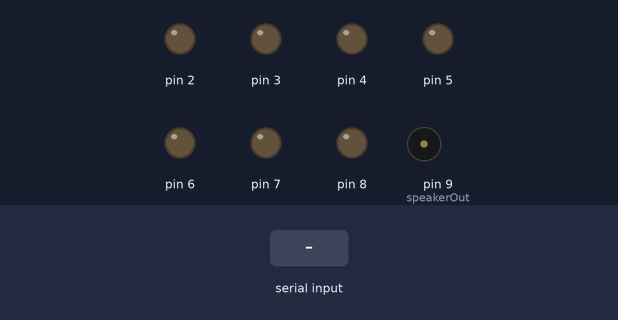
The sketch below on a simulated Arduino Uno, built with avr-gcc and run on an emulated ATmega328P. Shown: output pins drawn as LEDs (lit = HIGH), buzzer (waves = sounding, pin HIGH). The test bench sets the inputs (shaded band). What the sketch prints to the serial monitor is not drawn.

Above: at 1.2 s.
1.3 s: "5\n" received over Serial
At 1.9 s:
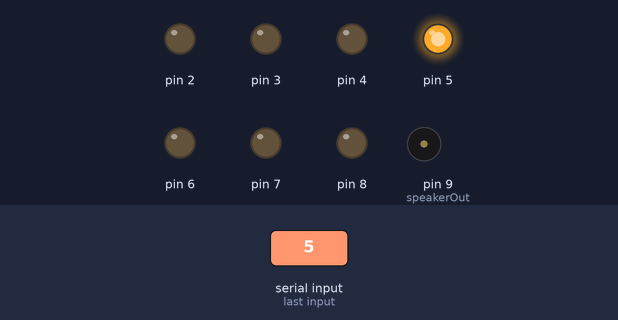
Timing chart, 0 to 4.3 s (numbered marks = the images above; inputs shaded):
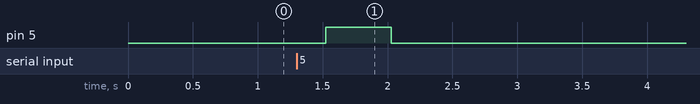

Measured:
- after the input at 1.3 s, pin 5: LOW → HIGH after 0.22 s, → LOW 0.50 s later

The sketch:

sketch_oct03a.ino
```cpp
#define  c     3830    // 261 Hz
#define  d     3400    // 294 Hz
#define  e     3038    // 329 Hz
#define  f     2864    // 349 Hz
#define  g     2550    // 392 Hz
#define  a     2272    // 440 Hz
#define  b     2028    // 493 Hz
#define  C     1912    // 523 Hz
#define  R     0

int speakerOut = 9;

long tempo = 10000;
int pause = 1000;
int rest_count = 100;

int tone_ = 0;
int beat = 0;
long duration  = 0;

void playTone(int tone_) {
  long elapsed_time = 0;
  if (tone_ > 0) {

    while (elapsed_time < duration) {

      digitalWrite(speakerOut,HIGH);
      delayMicroseconds(tone_ / 2);

      digitalWrite(speakerOut, LOW);
      delayMicroseconds(tone_ / 2);

      elapsed_time += (tone_);
    }
  }
  else {
    for (int j = 0; j < rest_count; j++) {
      delayMicroseconds(duration);
    }
  }
}

void play_melody(int melody[],int beats[],int MAX_COUNT) {
  for (int i=0; i<MAX_COUNT; i++) {
    tone_ = melody[i];
    beat = beats[i];

    duration = beat * tempo;

    playTone(tone_);

    delayMicroseconds(pause);

  }
}


int melody1929[] = {  C,  b,  g,  C,  b,   e,  R,  C,  c,  g, a, C, R };
int beats1929[]  = { 16, 16, 16,  8,  8,  16, 32, 16, 16, 16, 8, 8, 32 };

int melody1930[] = {  C,  b,  g,  C,  b,   e,  R,  C,  c,  g, a, C };
int beats1930[]  = { 16, 16, 16,  8,  8,  16, 32, 16, 16, 16, 8, 8 };

int melody4[] = {  c,  b,b,b,b};
int beats4[]  = { 16,  8,8,8,8};
int melody3[] = {  d,  b,b,b};
int beats3[]  = { 16,  8,8,8};
int melody2[] = {  e,  b,b};
int beats2[]  = { 16,  8,8};
int melody1[] = {  f,  b};
int beats1[]  = { 16,  8};
int melody0[] = {  f };
int beats0[]  = { 16 };

int melody30[] = {  d, f };
int beats30[]  = { 32, 8 };

int melody31[] = {  d,e,f };
int beats31[]  = { 32, 8, 8 };

int melody60[] = {  f, e, d };
int beats60[]  = { 16, 32, 32 };

int melody61[] = {  f,  e };
int beats61[]  = { 16, 32 };

int LEFT = 2;
int CENTER = 3;
int RIGHT = 4;
int BAG = 5;
int ZED = 6;
int LIDAR = 7;

void setup()
{
  pinMode(1, OUTPUT);digitalWrite(1, LOW);
  pinMode(2, OUTPUT);digitalWrite(2, LOW);
  pinMode(3, OUTPUT);digitalWrite(3, LOW);
  pinMode(4, OUTPUT);digitalWrite(4, LOW);
  pinMode(5, OUTPUT);digitalWrite(5, LOW);
  pinMode(6, OUTPUT);digitalWrite(6, LOW);
  pinMode(7, OUTPUT);digitalWrite(7, LOW);
  pinMode(8, OUTPUT);digitalWrite(8, LOW);
  pinMode(9, OUTPUT);digitalWrite(9, LOW);
  Serial.begin(115200);
  Serial.setTimeout(5);
  Serial.println("setup()");
  pinMode(speakerOut, OUTPUT);
   for (int i = 0; i < 10; i++)
   {
     while (Serial.available() > 0)
     {
       char k = Serial.read();
       delay(1);
     }
     delay(1);
   }
}


int light_on = 1;

int high;

void loop() {

  int A;
  A = Serial.parseInt();
  digitalWrite(1, LOW);
  digitalWrite(2, LOW);
  digitalWrite(3, LOW);
  digitalWrite(4, LOW);
  digitalWrite(5, LOW);
  digitalWrite(6, LOW);
  digitalWrite(7, LOW);
  digitalWrite(8, LOW);
  digitalWrite(9, LOW);
  digitalWrite(A,HIGH);
  delay(500);


}
```
